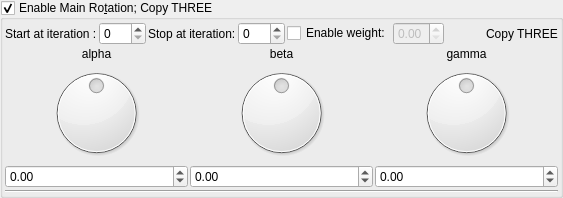
    <widget class="MyGroupBox" name="groupCheck_transform_main_rotation3_enabled">
     <property name="title">
      <string>Enable Main Ro&amp;tation; Copy THREE</string>
     </property>
     <property name="checkable">
      <bool>true</bool>
     </property>
     <layout class="QVBoxLayout" name="verticalLayout_17" stretch="0,0">
      <property name="spacing">
       <number>2</number>
      </property>
      <property name="leftMargin">
       <number>2</number>
      </property>
      <property name="topMargin">
       <number>2</number>
      </property>
      <property name="rightMargin">
       <number>2</number>
      </property>
      <property name="bottomMargin">
       <number>2</number>
      </property>
      <item>
       <layout class="QGridLayout" name="gridLayout_23">
        <item row="0" column="4">
         <widget class="QCheckBox" name="checkBox_transform_main_rotation3_weight_enabled">
          <property name="text">
           <string>Enable weight:</string>
          </property>
         </widget>
        </item>
        <item row="0" column="2">
         <widget class="QLabel" name="label_33">
          <property name="text">
           <string>Stop at iteration:</string>
          </property>
         </widget>
        </item>
        <item row="0" column="7">
         <widget class="QLabel" name="label_112">
          <property name="text">
           <string>Copy THREE</string>
          </property>
         </widget>
        </item>
        <item row="0" column="5">
         <widget class="MyDoubleSpinBox" name="spinbox_transform_main_rotation3_weight">
          <property name="enabled">
           <bool>false</bool>
          </property>
          <property name="sizePolicy">
           <sizepolicy hsizetype="Minimum" vsizetype="Maximum">
            <horstretch>0</horstretch>
            <verstretch>0</verstretch>
           </sizepolicy>
          </property>
          <property name="decimals">
           <number>2</number>
          </property>
          <property name="minimum">
           <double>0.000000000000000</double>
          </property>
          <property name="maximum">
           <double>1.000000000000000</double>
          </property>
          <property name="singleStep">
           <double>0.100000000000000</double>
          </property>
         </widget>
        </item>
        <item row="0" column="0">
         <widget class="QLabel" name="label_32">
          <property name="text">
           <string>Start at iteration :</string>
          </property>
         </widget>
        </item>
        <item row="0" column="3">
         <widget class="MySpinBox" name="spinboxInt_transform_main_rotation3_stop_iterations">
          <property name="sizePolicy">
           <sizepolicy hsizetype="Minimum" vsizetype="Maximum">
            <horstretch>0</horstretch>
            <verstretch>0</verstretch>
           </sizepolicy>
          </property>
          <property name="maximum">
           <number>250</number>
          </property>
         </widget>
        </item>
        <item row="0" column="1">
         <widget class="MySpinBox" name="spinboxInt_transform_main_rotation3_start_iterations">
          <property name="sizePolicy">
           <sizepolicy hsizetype="Minimum" vsizetype="Maximum">
            <horstretch>0</horstretch>
            <verstretch>0</verstretch>
           </sizepolicy>
          </property>
          <property name="maximum">
           <number>250</number>
          </property>
         </widget>
        </item>
        <item row="0" column="6">
         <spacer name="horizontalSpacer_12">
          <property name="orientation">
           <enum>Qt::Horizontal</enum>
          </property>
          <property name="sizeHint" stdset="0">
           <size>
            <width>40</width>
            <height>20</height>
           </size>
          </property>
         </spacer>
        </item>
       </layout>
      </item>
      <item>
       <layout class="QGridLayout" name="gridLayout_24">
        <property name="spacing">
         <number>2</number>
        </property>
        <item row="0" column="2">
         <widget class="QLabel" name="label_56">
          <property name="text">
           <string>gamma</string>
          </property>
          <property name="alignment">
           <set>Qt::AlignCenter</set>
          </property>
         </widget>
        </item>
        <item row="0" column="1">
         <widget class="QLabel" name="label_57">
          <property name="text">
           <string>beta</string>
          </property>
          <property name="alignment">
           <set>Qt::AlignCenter</set>
          </property>
         </widget>
        </item>
        <item row="0" column="0">
         <widget class="QLabel" name="label_58">
          <property name="text">
           <string>alpha</string>
          </property>
          <property name="alignment">
           <set>Qt::AlignCenter</set>
          </property>
         </widget>
        </item>
        <item row="1" column="1">
         <widget class="QDial" name="dial3_transform_main_rotation3_y">
          <property name="minimum">
           <number>-18000</number>
          </property>
          <property name="maximum">
           <number>18000</number>
          </property>
          <property name="wrapping">
           <bool>true</bool>
          </property>
         </widget>
        </item>
        <item row="1" column="2">
         <widget class="QDial" name="dial3_transform_main_rotation3_z">
          <property name="minimum">
           <number>-18000</number>
          </property>
          <property name="maximum">
           <number>18000</number>
          </property>
          <property name="wrapping">
           <bool>true</bool>
          </property>
         </widget>
        </item>
        <item row="2" column="0">
         <widget class="MyDoubleSpinBox" name="spinboxd3_transform_main_rotation3_x">
          <property name="sizePolicy">
           <sizepolicy hsizetype="Minimum" vsizetype="Maximum">
            <horstretch>0</horstretch>
            <verstretch>0</verstretch>
           </sizepolicy>
          </property>
          <property name="prefix">
           <string/>
          </property>
          <property name="suffix">
           <string/>
          </property>
          <property name="decimals">
           <number>2</number>
          </property>
          <property name="minimum">
           <double>-180.000000000000000</double>
          </property>
          <property name="maximum">
           <double>180.000000000000000</double>
          </property>
          <property name="singleStep">
           <double>1.000000000000000</double>
          </property>
         </widget>
        </item>
        <item row="1" column="0">
         <widget class="QDial" name="dial3_transform_main_rotation3_x">
          <property name="minimum">
           <number>-18000</number>
          </property>
          <property name="maximum">
           <number>18000</number>
          </property>
          <property name="wrapping">
           <bool>true</bool>
          </property>
         </widget>
        </item>
        <item row="2" column="2">
         <widget class="MyDoubleSpinBox" name="spinboxd3_transform_main_rotation3_z">
          <property name="sizePolicy">
           <sizepolicy hsizetype="Minimum" vsizetype="Maximum">
            <horstretch>0</horstretch>
            <verstretch>0</verstretch>
           </sizepolicy>
          </property>
          <property name="prefix">
           <string/>
          </property>
          <property name="suffix">
           <string/>
          </property>
          <property name="decimals">
           <number>2</number>
          </property>
          <property name="minimum">
           <double>-180.000000000000000</double>
          </property>
          <property name="maximum">
           <double>180.000000000000000</double>
          </property>
          <property name="singleStep">
           <double>1.000000000000000</double>
          </property>
         </widget>
        </item>
        <item row="2" column="1">
         <widget class="MyDoubleSpinBox" name="spinboxd3_transform_main_rotation3_y">
          <property name="sizePolicy">
           <sizepolicy hsizetype="Minimum" vsizetype="Maximum">
            <horstretch>0</horstretch>
            <verstretch>0</verstretch>
           </sizepolicy>
          </property>
          <property name="prefix">
           <string/>
          </property>
          <property name="suffix">
           <string/>
          </property>
          <property name="decimals">
           <number>2</number>
          </property>
          <property name="minimum">
           <double>-180.000000000000000</double>
          </property>
          <property name="maximum">
           <double>180.000000000000000</double>
          </property>
          <property name="singleStep">
           <double>1.000000000000000</double>
          </property>
         </widget>
        </item>
        <item row="3" column="0" colspan="3">
         <widget class="Line" name="line_31">
          <property name="orientation">
           <enum>Qt::Horizontal</enum>
          </property>
         </widget>
        </item>
       </layout>
      </item>
     </layout>
    </widget>
